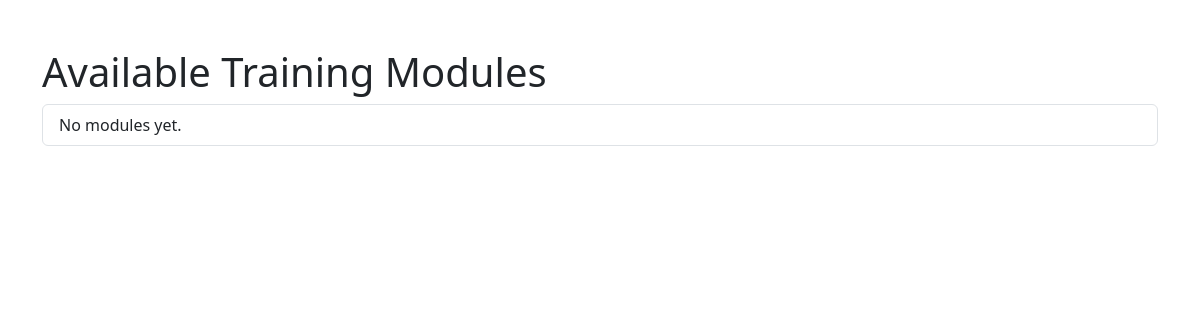
/modules/, run on an earlier commit of the app's database.
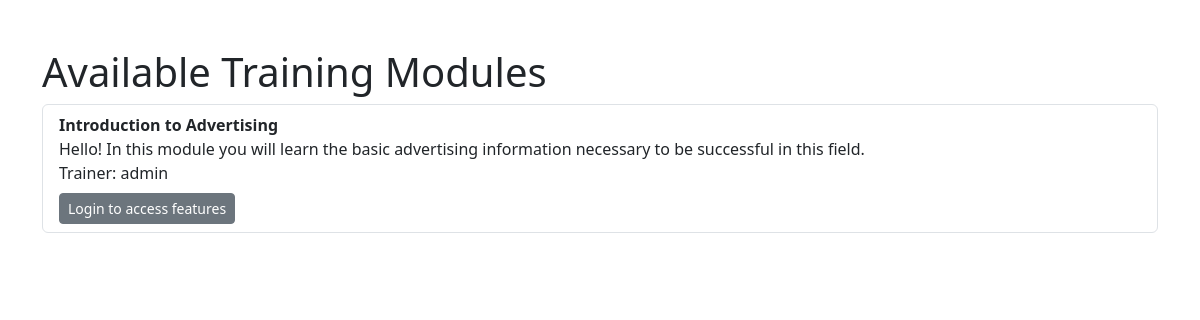
And on a later commit of the database.
### App/models.py (models this page shows, shortened)
class Module(models.Model):
    title = models.CharField(max_length=200)
    description = models.TextField()
    start_date = models.DateField()
    end_date = models.DateField()
    trainer = models.ForeignKey(User, on_delete=models.SET_NULL, null=True, related_name="modules")

### App/views.py (the view)
# urls.py: path('modules/', views.module_list, name='module_list'),
def module_list(request):
    modules = Module.objects.all()
    return render(request, 'module_list.html', {'modules': modules})

### App/Templates/module_list.html (shortened to what this page needs)
<!DOCTYPE html>
<html>
<head>
    <link href="https://cdn.jsdelivr.net/npm/bootstrap@5.3.0/dist/css/bootstrap.min.css" rel="stylesheet">
</head>
<body class="container mt-5">
    <h1>Available Training Modules</h1>
    <ul class="list-group">
        {% for module in modules %}
        <li class="list-group-item">
            <strong>{{ module.title }}</strong><br>
            {{ module.description }}<br>
            Trainer: {{ module.trainer.username }}<br>
            {% if user.is_authenticated %}
                <a href="{% url 'enroll' module.id %}" class="btn btn-sm btn-success mt-2">Enroll</a>
                <a href="{% url 'module_detail' module.id %}" class="btn btn-sm btn-primary mt-2">View Materials</a>
                <a href="{% url 'submit_assignment' module.id %}" class="btn btn-sm btn-warning mt-2">Submit Assignment</a>
            {% else %}
                <a href="/accounts/login/" class="btn btn-sm btn-secondary mt-2">Login to access features</a>
            {% endif %}
        </li>
        {% empty %}
        <li class="list-group-item">No modules yet.</li>
        {% endfor %}
    </ul>
</body>
</html>

What changed in the data, as far as the page shows it:
added Module: title "Introduction to Advertising", description "Hello! In this module you will learn the basic advertising information necessary to be successful in this field.", trainer.username "admin"
Also different on the page:
text no longer shown: "No modules yet."
